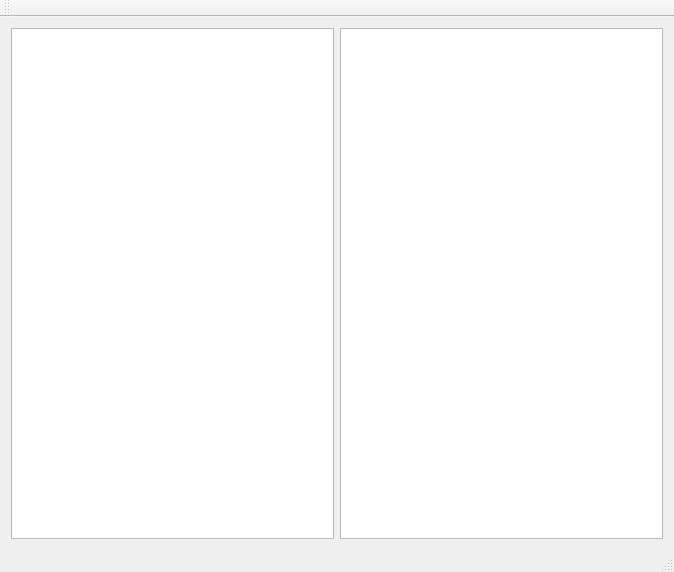
<?xml version="1.0" encoding="UTF-8"?>
<ui version="4.0">
 <class>MainWindow</class>
 <widget class="QMainWindow" name="MainWindow">
  <property name="geometry">
   <rect>
    <x>0</x>
    <y>0</y>
    <width>674</width>
    <height>572</height>
   </rect>
  </property>
  <property name="windowTitle">
   <string>MainWindow</string>
  </property>
  <widget class="QWidget" name="centralWidget">
   <layout class="QGridLayout" name="gridLayout">
    <item row="0" column="0">
     <widget class="QTableView" name="tableView"/>
    </item>
    <item row="0" column="1">
     <widget class="QTreeView" name="treeView"/>
    </item>
   </layout>
  </widget>
  <widget class="QMenuBar" name="menuBar">
   <property name="geometry">
    <rect>
     <x>0</x>
     <y>0</y>
     <width>674</width>
     <height>21</height>
    </rect>
   </property>
  </widget>
  <widget class="QToolBar" name="mainToolBar">
   <attribute name="toolBarArea">
    <enum>TopToolBarArea</enum>
   </attribute>
   <attribute name="toolBarBreak">
    <bool>false</bool>
   </attribute>
  </widget>
  <widget class="QStatusBar" name="statusBar"/>
 </widget>
 <layoutdefault spacing="6" margin="11"/>
 <resources/>
 <connections/>
</ui>
